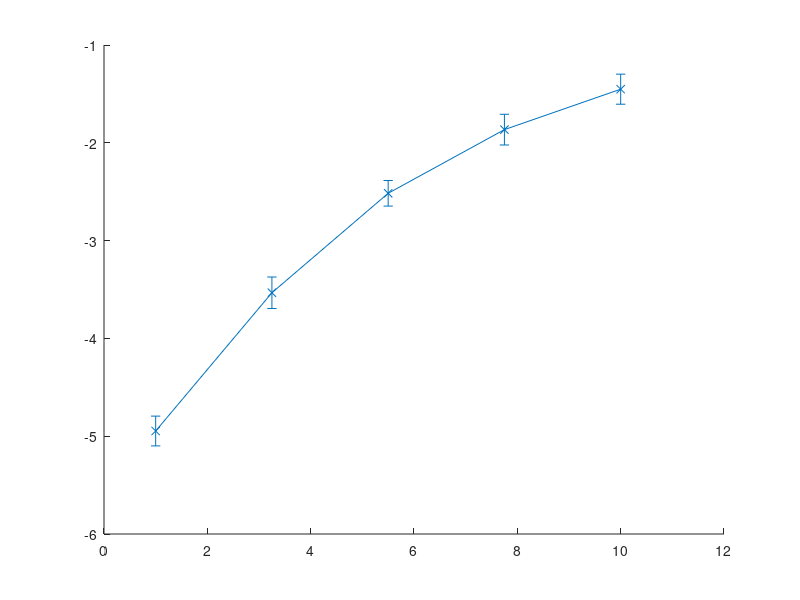

The MATLAB source for this figure: (Note: this script raises an error after producing the figure.)
%code to check QMC with U' term vs calculated ground state for L=3=N,
%julia Uppigsfli.jl -D 1 -L 3 -N 3 --max 2 -l 1 -U 1  --Up 10 --mu .0001 --sweeps 100000 --seed 1 --measurement-frequency 25 --bin-size 10000 --bins-wanted 100 --num-replicas 1 --beta 5.0 --canonical true
%% Theoretical calculated for U' = 10
clc; clear all; close all

% Define the values of U
U_values = linspace(1, 10, 5);
J = 1; W = 10;
% Initialize an array to store the theoretical values
Theoretical_values = zeros(1, length(U_values));

% Calculate the theoretical values for each U
for i = 1:length(U_values)
    U = U_values(i);
    Theoretical_values(i) = real((4*U)/3 - J + W/3 - (3^(1/2)*((J*W - (U*W)/3 + (4*U - 3*J + W)^2/9 + 6*J^2 - U^2 + 3*J*U)/(((18*J^2*U + 6*J^2*W - (4*U - 3*J + W)^3/27 - ((4*U - 3*J + W)*(18*J^2 + 9*J*U + 3*W*J - 3*U^2 - W*U))/6)^2 - (J*W - (U*W)/3 + (4*U - 3*J + W)^2/9 + 6*J^2 - U^2 + 3*J*U)^3)^(1/2) - 18*J^2*U - 6*J^2*W + (4*U - 3*J + W)^3/27 + ((4*U - 3*J + W)*(18*J^2 + 9*J*U + 3*W*J - 3*U^2 - W*U))/6)^(1/3) - (((18*J^2*U + 6*J^2*W - (4*U - 3*J + W)^3/27 - ((4*U - 3*J + W)*(18*J^2 + 9*J*U + 3*W*J - 3*U^2 - W*U))/6)^2 - (J*W - (U*W)/3 + (4*U - 3*J + W)^2/9 + 6*J^2 - U^2 + 3*J*U)^3)^(1/2) - 18*J^2*U - 6*J^2*W + (4*U - 3*J + W)^3/27 + ((4*U - 3*J + W)*(18*J^2 + 9*J*U + 3*W*J - 3*U^2 - W*U))/6)^(1/3))*1i)/2 - (J*W - (U*W)/3 + (4*U - 3*J + W)^2/9 + 6*J^2 - U^2 + 3*J*U)/(2*(((18*J^2*U + 6*J^2*W - (4*U - 3*J + W)^3/27 - ((4*U - 3*J + W)*(18*J^2 + 9*J*U + 3*W*J - 3*U^2 - W*U))/6)^2 - (J*W - (U*W)/3 + (4*U - 3*J + W)^2/9 + 6*J^2 - U^2 + 3*J*U)^3)^(1/2) - 18*J^2*U - 6*J^2*W + (4*U - 3*J + W)^3/27 + ((4*U - 3*J + W)*(18*J^2 + 9*J*U + 3*W*J - 3*U^2 - W*U))/6)^(1/3)) - (((18*J^2*U + 6*J^2*W - (4*U - 3*J + W)^3/27 - ((4*U - 3*J + W)*(18*J^2 + 9*J*U + 3*W*J - 3*U^2 - W*U))/6)^2 - (J*W - (U*W)/3 + (4*U - 3*J + W)^2/9 + 6*J^2 - U^2 + 3*J*U)^3)^(1/2) - 18*J^2*U - 6*J^2*W + (4*U - 3*J + W)^3/27 + ((4*U - 3*J + W)*(18*J^2 + 9*J*U + 3*W*J - 3*U^2 - W*U))/6)^(1/3)/2);
end

% Display the results
disp('U values:');
disp(U_values);
disp('Theoretical values:');
disp(Theoretical_values);

%% Experimental (code) values where U' = 10

%For U = 1
KE1  = [-5.49030000000000040217
-5.71150000000000002132
-5.49580000000000001847
-5.69230000000000035953
-5.60540000000000038227
-5.66690000000000004832
-5.63790000000000013358
-5.56130000000000013216
-5.79079999999999994742
-5.83420000000000005258
-5.54610000000000002984
-5.54250000000000042633
-5.20370000000000043627
-5.82350000000000012079
-5.63889999999999957936
-5.50490000000000012648
-5.72930000000000028137
-5.64149999999999973710
-5.70380000000000020322
-5.51579999999999959215
-5.66450000000000031264
-5.81859999999999999432
-5.71370000000000022311
-5.54150000000000009237
-5.63250000000000028422
-5.52299999999999968736
-5.47280000000000033111
-5.69040000000000034674
-5.68780000000000018900
-5.47189999999999976410
-5.71900000000000030553
-5.58980000000000032401
-5.66929999999999978400
-5.70589999999999974989
-5.68269999999999964047
-5.77379999999999959925
-5.69160000000000021458
-5.65829999999999966320
-5.95629999999999970584
-5.86979999999999968452
-5.44390000000000018332
-5.89710000000000000853
-5.64210000000000011511
-5.39090000000000024727
-5.54959999999999986642
-5.38910000000000000142
-5.27139999999999986358
-5.54300000000000014921
-5.54549999999999965183
-5.64320000000000021600
-5.60780000000000011795
-5.93850000000000033396
-5.54589999999999960778
-5.65120000000000022311
-5.60690000000000043912
-5.73470000000000013074
-5.79300000000000014921
-5.64329999999999998295
-5.96070000000000010942
-5.71520000000000027995
-5.56240000000000023306
-5.69479999999999986215
-5.64879999999999959925
-5.57960000000000011511
-5.67729999999999979110
-5.71780000000000043769
-5.67309999999999980957
-5.64170000000000015916
-5.58980000000000032401
-5.47860000000000013642
-5.49030000000000040217
-5.69380000000000041638
-5.67600000000000015632
-5.43569999999999975415
-5.35550000000000014921
-5.86249999999999982236
-5.37150000000000016342
-5.70169999999999976836
-5.72250000000000014211
-5.44840000000000035385
-5.67389999999999972147
-5.89079999999999959215
-5.49420000000000019469
-5.32469999999999998863
-5.44120000000000025864
-5.69299999999999961631
-5.85810000000000030695
-5.37690000000000001279
-5.56020000000000003126
-5.68649999999999966604
-5.82519999999999971152
-5.82650000000000023448
-5.48460000000000036380
-5.94010000000000015774
-5.62089999999999978542
-5.70589999999999974989
-5.57249999999999978684
-5.68639999999999989910
-5.55499999999999971578
-5.65320000000000000284
];
PE1 = [0.69350000000000000533
0.68549999999999999822
0.70350000000000001421
0.68230000000000001759
0.68400000000000005240
0.69379999999999997229
0.70740000000000002878
0.68179999999999996163
0.67830000000000001403
0.69530000000000002913
0.70299999999999995826
0.67869999999999996998
0.68820000000000003393
0.66010000000000002007
0.67479999999999995541
0.68589999999999995417
0.68969999999999997975
0.67569999999999996732
0.69040000000000001368
0.70040000000000002256
0.66939999999999999503
0.69799999999999995381
0.70079999999999997851
0.66879999999999995008
0.68440000000000000835
0.66369999999999995666
0.64180000000000003713
0.70899999999999996358
0.69159999999999999254
0.66449999999999997957
0.67530000000000001137
0.68569999999999997620
0.69140000000000001457
0.66510000000000002451
0.68179999999999996163
0.68750000000000000000
0.68659999999999998810
0.66910000000000002807
0.69259999999999999343
0.70750000000000001776
0.69879999999999997673
0.68559999999999998721
0.69150000000000000355
0.69930000000000003268
0.68720000000000003304
0.69050000000000000266
0.66730000000000000426
0.68259999999999998455
0.68140000000000000568
0.66479999999999994653
0.65929999999999999716
0.67579999999999995630
0.68600000000000005418
0.69420000000000003926
0.67310000000000003162
0.67559999999999997833
0.69659999999999999698
0.65849999999999997424
0.69299999999999994937
0.67989999999999994884
0.71189999999999997726
0.68030000000000001581
0.66229999999999999982
0.70840000000000002967
0.71799999999999997158
0.70169999999999999041
0.71440000000000003499
0.69550000000000000711
0.67439999999999999947
0.69940000000000002167
0.65029999999999998916
0.67920000000000002593
0.70720000000000005080
0.66910000000000002807
0.69769999999999998685
0.69369999999999998330
0.67369999999999996554
0.67169999999999996376
0.70769999999999999574
0.70320000000000004725
0.66749999999999998224
0.69179999999999997051
0.66139999999999998792
0.66449999999999997957
0.71209999999999995524
0.69559999999999999609
0.71230000000000004423
0.68769999999999997797
0.66890000000000005009
0.69310000000000004938
0.71399999999999996803
0.69710000000000005294
0.67520000000000002238
0.71709999999999995968
0.67479999999999995541
0.68100000000000004974
0.70840000000000002967
0.67030000000000000693
0.65159999999999995701
0.68979999999999996874
];
KE1avg = mean(KE1); 
PE1avg = mean(PE1);
sum1 = KE1avg + PE1avg

%U = 3.25
KE2  = [-5.05330000000000012506
-5.04670000000000040785
-4.97029999999999994031
-5.30520000000000013785
-5.31799999999999961631
-5.31839999999999957225
-5.38060000000000027143
-5.20990000000000019753
-5.22689999999999965752
-5.37349999999999994316
-5.46239999999999970015
-5.31160000000000032117
-5.15810000000000012932
-5.28899999999999970157
-5.05520000000000013785
-5.05520000000000013785
-4.90730000000000021743
-5.05389999999999961489
-5.08549999999999968736
-5.29839999999999999858
-5.08760000000000012221
-5.44749999999999978684
-5.18559999999999998721
-5.22590000000000021174
-4.95749999999999957367
-5.41159999999999996589
-5.39400000000000012790
-5.38949999999999995737
-5.08439999999999958646
-5.16349999999999997868
-5.32249999999999978684
-5.14670000000000005258
-5.04199999999999981526
-5.39280000000000026006
-5.14309999999999956088
-5.38210000000000032827
-5.12129999999999974136
-5.01850000000000040501
-4.94130000000000002558
-5.14109999999999978115
-5.27320000000000010942
-5.40430000000000010374
-5.39759999999999973141
-5.50300000000000011369
-5.18529999999999979821
-5.06920000000000037232
-5.21039999999999992042
-5.16619999999999990337
-5.26229999999999975557
-5.17279999999999962057
-5.28120000000000011653
-5.05560000000000009379
-5.17940000000000022595
-4.92799999999999993605
-5.17780000000000040217
-5.15280000000000004690
-5.24690000000000011937
-5.54199999999999981526
-5.37739999999999973568
-5.43160000000000042775
-5.10419999999999962625
-5.35120000000000040075
-5.22370000000000000995
-5.22959999999999958220
-5.06149999999999966604
-5.36699999999999999289
-5.13680000000000003268
-5.27479999999999993321
-5.11179999999999967741
-5.49669999999999969731
-5.00919999999999987494
-5.11749999999999971578
-5.27479999999999993321
-5.42039999999999988489
-5.02130000000000009663
-5.08710000000000039933
-5.38109999999999999432
-5.02320000000000010942
-5.40409999999999968168
-5.28120000000000011653
-5.00079999999999991189
-4.94160000000000021458
-5.00980000000000025295
-5.13600000000000012079
-5.19629999999999991900
-5.35069999999999978968
-5.13940000000000019043
-5.23939999999999983515
-5.17539999999999977831
-5.28219999999999956231
-5.18489999999999984226
-5.26330000000000008953
-5.35160000000000035669
-5.04159999999999985931
-5.03629999999999977689
-5.04420000000000001705
-5.15969999999999995310
-5.33450000000000024158
-5.33009999999999983800
-5.27029999999999976268
];
PE2 = [1.66789999999999993818
1.59932500000000010765
1.56747499999999995168
1.77580000000000004512
1.68057499999999993001
1.71827499999999999680
1.69877499999999992397
1.64742499999999991722
1.62792500000000006644
1.71697499999999991793
1.72314999999999995950
1.67635000000000000675
1.64775000000000004796
1.58404999999999995808
1.60420000000000007034
1.69682500000000002771
1.57040000000000001812
1.69714999999999993641
1.63539999999999996483
1.67732499999999995488
1.65067499999999989235
1.72379999999999999893
1.69097499999999989484
1.61232500000000000817
1.58762500000000006395
1.74720000000000008633
1.74362499999999998046
1.71047499999999996767
1.67862500000000003375
1.73582499999999995133
1.72055000000000002380
1.65847499999999992149
1.68155000000000010019
1.79465000000000007851
1.66985000000000005649
1.66399999999999992362
1.58762500000000006395
1.62077500000000007674
1.64417499999999994209
1.64644999999999996909
1.73485000000000000320
1.69032500000000007745
1.68544999999999989271
1.66107500000000007923
1.78977499999999989377
1.67244999999999999218
1.70754999999999990123
1.61037499999999988987
1.64677500000000009983
1.66042500000000003979
1.61200000000000009948
1.65424999999999999822
1.64385000000000003340
1.54472499999999990372
1.70137500000000008171
1.66822500000000006892
1.67147500000000004405
1.79042499999999993321
1.61557499999999998330
1.75662500000000010303
1.65392500000000008953
1.77255000000000006999
1.65652500000000002522
1.61427499999999990443
1.67667499999999991545
1.66660000000000008136
1.62467500000000009130
1.75954999999999994742
1.55804999999999993499
1.71567500000000006111
1.56065000000000009273
1.77320000000000010942
1.67472500000000001918
1.73679999999999989946
1.61460000000000003517
1.71177500000000004654
1.69942499999999996341
1.67212500000000008349
1.75597500000000006359
1.62369999999999992113
1.69130000000000002558
1.61785000000000001030
1.66367500000000001492
1.63929999999999997939
1.66367500000000001492
1.79269999999999996021
1.65847499999999992149
1.70104999999999995097
1.64254999999999995453
1.62305000000000010374
1.75272500000000008846
1.70104999999999995097
1.69227499999999997371
1.59282499999999993534
1.62207499999999993356
1.60549999999999992717
1.71340000000000003411
1.78392499999999998295
1.74492500000000005933
1.72347500000000009024
];
KE2avg = mean(KE2);
PE2avg = mean(PE2);
sum2 = KE2avg + PE2avg

%U = 5.5
KE3  = [-4.57029999999999958504
-4.41910000000000025011
-4.29710000000000036380
-4.41730000000000000426
-4.46570000000000000284
-4.55930000000000035243
-4.54629999999999956373
-4.43320000000000025153
-4.45479999999999964899
-4.34839999999999982094
-4.48899999999999987921
-4.33190000000000008384
-4.49990000000000023306
-4.35179999999999989058
-4.64989999999999970015
-4.45300000000000029132
-4.55459999999999975984
-4.45760000000000022879
-4.54570000000000007390
-4.46600000000000019185
-4.55030000000000001137
-4.47320000000000028706
-4.32620000000000004547
-4.54520000000000035101
-4.45549999999999979394
-4.32260000000000044196
-4.45460000000000011511
-4.54370000000000029416
-4.45389999999999997016
-4.34049999999999958078
-4.41830000000000033822
-4.39730000000000043059
-4.39390000000000036096
-4.51199999999999956657
-4.71370000000000022311
-4.28540000000000009805
-4.41410000000000035669
-4.36720000000000041496
-4.46530000000000004690
-4.45920000000000005258
-4.37610000000000010090
-4.45800000000000018474
-4.38849999999999962341
-4.29750000000000031974
-4.40479999999999982663
-4.54429999999999978400
-4.59919999999999973284
-4.33460000000000000853
-4.31709999999999993747
-4.43140000000000000568
-4.46830000000000016058
-4.49849999999999994316
-4.42459999999999986642
-4.33300000000000018474
-4.41140000000000043201
-4.63640000000000007674
-4.26980000000000003979
-4.29000000000000003553
-4.47309999999999963194
-4.52709999999999990195
-4.65730000000000021743
-4.37910000000000021458
-4.46929999999999960636
-4.56820000000000003837
-4.39269999999999960494
-4.66680000000000028137
-4.76320000000000032259
-4.51649999999999973710
-4.40580000000000016058
-4.33450000000000024158
-4.34560000000000012932
-4.54689999999999994174
-4.30999999999999960920
-4.61390000000000011227
-4.32399999999999984368
-4.44050000000000011369
-4.48350000000000026290
-4.27970000000000005969
-4.55869999999999997442
-4.32120000000000015206
-4.49830000000000040927
-4.36589999999999989200
-4.58610000000000006537
-4.59579999999999966320
-4.55879999999999974136
-4.35079999999999955662
-4.54839999999999999858
-4.42079999999999984084
-4.41709999999999958220
-4.30199999999999960210
-4.41990000000000016200
-4.53209999999999979536
-4.44249999999999989342
-4.31630000000000002558
-4.34550000000000036238
-4.51860000000000017195
-4.30320000000000035811
-4.38400000000000034106
-4.24030000000000040217
-4.55989999999999984226
];
PE3 = [1.99924999999999997158
1.84745000000000003659
1.73799999999999998934
1.86284999999999989484
1.93930000000000002380
1.99265000000000003233
1.92169999999999996376
1.98330000000000006288
1.91454999999999997407
1.87494999999999989448
1.94150000000000000355
1.83315000000000005720
1.89585000000000003517
1.87109999999999998543
1.98275000000000001243
1.92005000000000003446
1.98055000000000003268
1.95744999999999991225
1.92995000000000005436
2.03774999999999995026
1.85899999999999998579
1.93490000000000006430
1.86119999999999996554
1.93104999999999993321
1.93379999999999996341
1.86284999999999989484
1.90135000000000009557
1.91179999999999994387
1.91510000000000002451
1.79960000000000008846
1.93874999999999997335
1.94864999999999999325
1.90739999999999998437
1.94480000000000008420
1.99374999999999991118
1.85569999999999990514
1.99265000000000003233
1.97229999999999994209
1.95910000000000006359
1.88319999999999998508
1.91124999999999989342
1.91785000000000005471
1.98439999999999994174
1.98770000000000002238
1.96459999999999990195
2.00804999999999989058
2.03885000000000005116
1.86339999999999994529
1.89585000000000003517
1.98714999999999997193
1.93215000000000003411
1.98110000000000008313
1.90024999999999999467
1.84965000000000001634
1.92225000000000001421
2.16040000000000009805
1.87494999999999989448
1.81554999999999999716
1.97174999999999989164
1.93930000000000002380
1.96019999999999994245
1.82984999999999997655
2.01299999999999990052
1.95415000000000005365
1.88650000000000006573
2.09604999999999996874
2.02125000000000021316
1.89914999999999989377
1.93379999999999996341
1.85349999999999992539
1.90189999999999992397
1.94589999999999996305
1.84194999999999997620
1.99485000000000001208
1.91949999999999998401
1.86614999999999997549
2.07240000000000001990
1.90959999999999996412
1.92280000000000006466
1.91785000000000005471
2.10044999999999992824
1.93985000000000007425
2.11529999999999995808
2.02565000000000017266
1.87549999999999994493
2.01849999999999996092
1.87715000000000009628
2.06305000000000005045
1.91949999999999998401
1.87000000000000010658
1.95029999999999992255
2.01960000000000006182
1.93985000000000007425
1.83590000000000008740
1.89254999999999995453
1.96900000000000008349
1.81390000000000006786
1.78970000000000006857
1.87935000000000007603
1.87989999999999990443
];
KE3avg = mean(KE3);
PE3avg = mean(PE3);
sum3 = KE3avg + PE3avg

%U = 7.75
KE4  = [-3.64060000000000005826
-3.77280000000000015348
-3.50289999999999990266
-3.64789999999999992042
-3.65240000000000009095
-3.65519999999999978257
-3.58009999999999983800
-3.62409999999999987708
-3.90609999999999990550
-3.40720000000000000639
-3.58130000000000014992
-3.67490000000000005542
-3.59960000000000013287
-3.78569999999999984297
-3.64639999999999986358
-3.85559999999999991616
-3.62900000000000000355
-3.72449999999999992184
-3.52999999999999980460
-3.55920000000000014140
-3.84350000000000013856
-3.58400000000000007461
-3.77970000000000005969
-3.68529999999999979821
-3.38669999999999982165
-3.70380000000000020322
-3.71119999999999983231
-3.52070000000000016271
-3.61180000000000012150
-3.60259999999999980247
-3.73579999999999978755
-3.46309999999999984510
-3.71709999999999984865
-3.68389999999999995239
-3.77369999999999983231
-3.67620000000000013429
-3.47460000000000013287
-3.73769999999999980034
-3.68909999999999982379
-4.03409999999999957510
-3.51189999999999979963
-3.74350000000000004974
-3.56269999999999997797
-3.53359999999999985221
-3.64429999999999987281
-3.70840000000000014069
-3.44680000000000008598
-3.62250000000000005329
-3.48609999999999997655
-3.69890000000000007674
-3.73159999999999980602
-3.56280000000000018900
-3.69930000000000003268
-3.40160000000000017906
-3.66460000000000007958
-3.76140000000000007674
-3.46340000000000003411
-3.54919999999999991047
-3.69910000000000005471
-3.89570000000000016271
-3.33530000000000015348
-3.51299999999999990052
-3.61710000000000020393
-3.53129999999999988347
-3.59509999999999996234
-3.59390000000000009450
-3.75519999999999987139
-3.65289999999999981384
-3.71910000000000007248
-3.56020000000000003126
-3.60029999999999983373
-3.84500000000000019540
-3.50170000000000003482
-3.37559999999999993392
-3.55339999999999989200
-3.61810000000000009379
-3.55569999999999986073
-3.82180000000000008598
-3.70259999999999989129
-3.49080000000000012506
-3.62559999999999993392
-3.50450000000000017053
-3.67419999999999991047
-3.67320000000000002061
-3.62550000000000016698
-3.43780000000000018900
-3.63969999999999993534
-3.52199999999999979750
-3.70679999999999987281
-3.65580000000000016058
-3.39420000000000010587
-3.55670000000000019469
-3.49889999999999989910
-3.49129999999999984794
-3.46830000000000016058
-3.64349999999999996092
-3.76569999999999982521
-3.52760000000000006892
-3.54249999999999998224
-3.51290000000000013358
];
PE4 = [1.66005000000000002558
2.03204999999999991189
1.61975000000000002309
1.85767499999999996518
1.85224999999999995204
1.80962500000000003908
1.74917499999999992433
1.73910000000000009024
1.93362499999999992717
1.59959999999999991083
1.80729999999999990656
1.76622499999999993392
1.86077500000000006786
1.84837500000000010125
1.71740000000000003766
1.81659999999999999254
1.80109999999999992326
1.75227500000000002700
1.68330000000000001847
1.66159999999999996589
1.88247499999999989839
1.84837500000000010125
1.92122499999999996056
1.81582500000000002238
1.65074999999999993960
1.71197500000000002451
1.83597499999999991260
1.77397500000000007958
1.70887499999999992184
1.77164999999999994706
1.80187499999999989342
1.67322499999999996234
1.81427500000000008207
1.81117499999999997939
1.85922499999999990550
1.90107500000000007034
1.69880000000000008775
1.88945000000000007390
1.72127500000000011049
1.93595000000000005969
1.61355000000000003979
1.76079999999999992077
1.83132500000000009166
1.66779999999999994920
1.74219999999999997087
1.78869999999999995666
1.55852499999999993818
1.70500000000000007105
1.72592499999999993143
1.81194999999999994955
1.72592499999999993143
1.83210000000000006182
1.85147499999999998188
1.56162500000000004086
1.69337500000000007461
1.83830000000000004512
1.65694999999999992291
1.74219999999999997087
1.69027499999999997193
1.82745000000000001883
1.68097500000000010800
1.72437499999999999112
1.72669999999999990159
1.59184999999999998721
1.74219999999999997087
1.67710000000000003517
1.89409999999999989484
1.74994999999999989448
1.73367500000000007709
1.75072500000000008669
1.71197500000000002451
1.86155000000000003801
1.69337500000000007461
1.72282500000000005080
1.75770000000000004015
1.79954999999999998295
1.77629999999999999005
1.85070000000000001172
1.66159999999999996589
1.64919999999999999929
1.82977499999999992930
1.74530000000000007354
1.74839999999999995417
1.77862499999999990052
1.64145000000000007567
1.73677499999999995772
1.79102500000000008917
1.72980000000000000426
1.78637500000000004619
1.79877500000000001279
1.55154999999999998472
1.62749999999999994671
1.62207499999999993356
1.70189999999999996838
1.85070000000000001172
1.84062499999999995559
1.80497499999999999609
1.67864999999999997549
1.82745000000000001883
1.58099999999999996092
];
KE4avg = mean(KE4);
PE4avg = mean(PE4);
sum4 = KE4avg + PE4avg

%U = 10
KE5  = [-2.79050000000000020250
-2.85499999999999998224
-2.83429999999999981952
-2.87080000000000001847
-2.86030000000000006466
-3.10389999999999988134
-2.96580000000000021387
-2.90859999999999985221
-3.09100000000000019185
-2.92090000000000005187
-2.99089999999999989200
-2.95100000000000006750
-3.04389999999999982805
-2.91380000000000016769
-2.78250000000000019540
-3.19229999999999991545
-2.86529999999999995808
-3.04870000000000018758
-2.94300000000000006040
-2.90399999999999991473
-2.81490000000000017977
-2.86859999999999981668
-2.93210000000000015064
-2.96879999999999988347
-2.86799999999999988276
-2.88540000000000018687
-2.97659999999999991260
-2.86580000000000012506
-2.86249999999999982236
-2.77610000000000001208
-2.95460000000000011511
-2.98839999999999994529
-2.91559999999999996945
-3.00729999999999986215
-2.85190000000000010161
-2.76520000000000010232
-2.99000000000000021316
-2.70869999999999988560
-3.13710000000000022169
-3.07370000000000009877
-3.03040000000000020464
-2.85389999999999988134
-2.96899999999999986144
-2.84419999999999983942
-2.84039999999999981384
-3.11459999999999981313
-2.83510000000000017550
-2.95529999999999981597
-3.06510000000000015774
-2.93809999999999993392
-3.17779999999999995808
-2.98839999999999994529
-3.02130000000000009663
-3.04829999999999978755
-3.10559999999999991616
-2.93420000000000014140
-2.78310000000000012932
-3.07739999999999991331
-2.81639999999999979252
-2.91599999999999992539
-2.89020000000000010232
-3.23780000000000001137
-2.95949999999999979750
-3.09089999999999998082
-3.07419999999999982165
-2.94790000000000018687
-2.69079999999999985860
-2.85979999999999989768
-2.96839999999999992752
-2.79240000000000021529
-3.01330000000000008953
-3.06130000000000013216
-3.07089999999999996305
-2.85369999999999990337
-2.94439999999999990621
-2.87659999999999982379
-2.90640000000000009450
-3.23729999999999984439
-2.78679999999999994387
-2.89599999999999990763
-2.73189999999999999503
-3.01630000000000020322
-2.74259999999999992681
-3.06990000000000007319
-2.85720000000000018403
-2.96090000000000008740
-2.95820000000000016271
-3.14340000000000019398
-2.91679999999999983729
-2.94530000000000002913
-3.01869999999999993889
-3.00570000000000003837
-2.92569999999999996732
-2.88050000000000006040
-3.05279999999999995808
-3.16290000000000004476
-2.99580000000000001847
-2.93650000000000011013
-2.75340000000000006963
-3.05909999999999993037
];
PE5 = [1.36299999999999998934
1.48500000000000009770
1.53699999999999992184
1.35099999999999997868
1.41100000000000003197
1.53000000000000002665
1.57899999999999995914
1.53899999999999992362
1.45900000000000007461
1.34899999999999997691
1.52000000000000001776
1.48700000000000009948
1.66500000000000003553
1.42599999999999993427
1.47500000000000008882
1.76000000000000000888
1.56699999999999994849
1.41700000000000003730
1.40700000000000002842
1.51600000000000001421
1.32200000000000006395
1.39399999999999990585
1.33800000000000007816
1.47199999999999997513
1.40100000000000002309
1.48199999999999998401
1.55600000000000004974
1.52499999999999991118
1.42300000000000004263
1.35800000000000009592
1.55000000000000004441
1.52000000000000001776
1.54000000000000003553
1.71199999999999996625
1.37599999999999988987
1.42100000000000004086
1.56000000000000005329
1.33899999999999996803
1.66700000000000003730
1.44799999999999995381
1.51200000000000001066
1.39799999999999990941
1.57600000000000006750
1.35800000000000009592
1.40300000000000002487
1.53099999999999991651
1.47199999999999997513
1.42999999999999993783
1.53499999999999992006
1.49100000000000010303
1.66199999999999992184
1.48599999999999998757
1.48199999999999998401
1.47599999999999997868
1.62099999999999999645
1.54000000000000003553
1.44999999999999995559
1.60800000000000009592
1.36499999999999999112
1.49199999999999999289
1.45799999999999996270
1.59000000000000007994
1.59400000000000008349
1.54299999999999992717
1.46700000000000008171
1.44100000000000005862
1.39500000000000001776
1.39999999999999991118
1.48700000000000009948
1.30099999999999993427
1.51499999999999990230
1.55800000000000005151
1.57000000000000006217
1.49900000000000011013
1.65700000000000002842
1.34899999999999997691
1.42700000000000004619
1.77200000000000001954
1.43300000000000005151
1.49900000000000011013
1.38999999999999990230
1.60299999999999998046
1.39900000000000002132
1.57800000000000006928
1.46300000000000007816
1.47500000000000008882
1.59400000000000008349
1.71700000000000008171
1.49399999999999999467
1.49799999999999999822
1.61699999999999999289
1.52499999999999991118
1.39500000000000001776
1.45399999999999995914
1.57699999999999995737
1.62799999999999989164
1.49300000000000010481
1.59499999999999997335
1.43300000000000005151
1.46300000000000007816
];
KE5avg = mean(KE5);
PE5avg = mean(PE5);
sum5 = KE5avg + PE5avg

sum_values = [sum1, sum2, sum3, sum4, sum5]; % replace with actual sum values

%Find standard deiation which will be used as error bars
KE1std = std(KE1);
KE2std = std(KE2);
KE3std = std(KE3);
KE4std = std(KE4);
KE5std = std(KE5);

PE1std = std(PE1);
PE2std = std(PE2);
PE3std = std(PE3);
PE4std = std(PE4);
PE5std = std(PE5);

totalstd1 = sqrt(KE1std^2 + PE1std^2);
totalstd2 = sqrt(KE2std^2 + PE2std^2);
totalstd3 = sqrt(KE3std^2 + PE3std^2);
totalstd4 = sqrt(KE4std^2 + PE4std^2);
totalstd5 = sqrt(KE5std^2 + PE5std^2);
totalstd = [totalstd1, totalstd2, totalstd3, totalstd4, totalstd5];

%% Plotting the results
figure;
errorbar(U_values, sum_values, totalstd, 'x-', 'DisplayName', 'QMC Values','LineWidth', 1);
hold on;
plot(U_values, Theoretical_values, 'o', 'DisplayName', 'Theoretical Values','LineWidth', 2);
hold on;
xlabel('U/J');
ylabel('Energy');
title('Comparison of Theoretical and QMC Values for L=N=3,U'' = 10, beta = 5');
legend('Location', 'southeast'); % Set the legend location to bottom right


%% Test U' = 1000 QMC  vs the 2x2 nmax = 2 theoretical case

% Theoretical calculated for nmax = 2
clc; clear all; close all
% Define the values of U
U_values = [0,linspace(1, 10, 5)];
J = 1;
% Initialize an array to store the theoretical values
Theoretical_values = zeros(1, length(U_values));

% Calculate the theoretical values for each U
for i = 1:length(U_values)
    U = U_values(i);
    Theoretical_values(i) = real( U/2 - (3*J)/2 - (57*J^2 - 6*J*U + U^2)^(1/2)/2);
end

% Display the results
disp('U values:');
disp(U_values);
disp('Theoretical values:');
disp(Theoretical_values);

%Experimental (code) values where U' = 1000
%For U = 0
KE0  = [-5.30170000000000030127
-5.15909999999999957510
-5.29380000000000006111
-5.33499999999999996447
-5.14789999999999992042
-5.22689999999999965752
-5.24549999999999982947
-5.26579999999999959215
-5.33769999999999988916
-5.32610000000000027853
-5.26250000000000017764
-5.22240000000000037517
-5.21309999999999984510
-5.38879999999999981242
-5.42020000000000035101
-5.25020000000000042206
-5.24629999999999974136
-5.37539999999999995595
-5.11580000000000012506
-5.32249999999999978684
-5.11129999999999995453
-5.47039999999999970726
-5.22100000000000008527
-5.12319999999999975415
-5.20180000000000042348
-5.36660000000000003695
-5.26069999999999993179
-5.24479999999999968452
-5.21499999999999985789
-5.14689999999999958646
-5.41779999999999972715
-5.18130000000000023874
-5.25250000000000039080
-5.32260000000000044196
-5.25000000000000000000
-5.23500000000000031974
-5.33889999999999975699
-5.12289999999999956515
-5.54849999999999976552
-5.22440000000000015490
-5.27550000000000007816
-5.03340000000000031832
-5.37260000000000026432
-5.35449999999999981526
-5.28659999999999996589
-5.14440000000000008384
-5.52259999999999973141
-5.28629999999999977689
-5.38759999999999994458
-5.23449999999999970868
-5.19869999999999965468
-5.08619999999999983231
-5.34909999999999996589
-5.23979999999999979110
-5.26149999999999984368
-5.12370000000000036522
-5.40749999999999975131
-5.24009999999999998010
-5.08629999999999959925
-5.14299999999999979394
-5.18440000000000011937
-5.09759999999999990905
-5.24739999999999984226
-5.38619999999999965468
-5.09790000000000009805
-5.40960000000000018616
-5.22159999999999957510
-5.35799999999999965183
-5.27259999999999973141
-5.40109999999999956799
-5.20279999999999986926
-5.40470000000000005969
-5.08199999999999985079
-5.38130000000000041638
-5.38100000000000022737
-5.25769999999999981810
-5.12509999999999976694
-5.26550000000000029132
-5.30090000000000038938
-5.23460000000000036380
-5.32490000000000041069
-5.20559999999999956088
-5.59090000000000042490
-5.67079999999999984084
-5.32570000000000032259
-5.15259999999999962483
-5.28929999999999989058
-5.26100000000000012079
-5.32359999999999988773
-5.39540000000000041780
-5.05860000000000020748
-5.40719999999999956231
-5.30109999999999992326
-5.39449999999999985079
-5.22550000000000025580
-5.29019999999999956941
-5.23730000000000028848
-5.28390000000000004121
-5.32430000000000003268
-5.35390000000000032543
];
PE0 = [0];
KE0avg = mean(KE0); 
PE0avg = mean(PE0);
sum0 = KE0avg + PE0avg

%For U = 1
KE1  = [-5.11669999999999980389
-5.01360000000000027853
-5.13089999999999957225
-5.20720000000000027285
-5.20779999999999976268
-5.38510000000000044196
-5.19029999999999969162
-5.22879999999999967031
-5.14339999999999974989
-5.29959999999999986642
-5.33859999999999956799
-5.09459999999999979536
-5.12260000000000026432
-5.36169999999999991047
-5.18379999999999974136
-5.31749999999999989342
-5.11530000000000040217
-5.19010000000000015774
-5.22090000000000031832
-5.16319999999999978968
-5.05489999999999994884
-5.41249999999999964473
-4.99420000000000019469
-5.22459999999999968878
-5.31690000000000040359
-5.28460000000000018616
-5.18630000000000013216
-5.18210000000000015064
-5.28139999999999965041
-5.08279999999999976268
-5.35860000000000002984
-5.12319999999999975415
-5.16760000000000019327
-5.22229999999999972005
-5.28239999999999998437
-5.23780000000000001137
-5.12589999999999967883
-5.39559999999999995168
-5.16319999999999978968
-5.08969999999999966889
-5.32160000000000010800
-5.22679999999999989058
-5.30470000000000041496
-5.14920000000000044338
-5.17799999999999993605
-5.20619999999999993889
-5.27899999999999991473
-5.28409999999999957510
-5.23529999999999962057
-5.28749999999999964473
-5.33279999999999976268
-5.33140000000000036096
-5.05560000000000009379
-5.12990000000000012648
-5.05370000000000008100
-5.18900000000000005684
-5.15650000000000030553
-5.18780000000000018900
-5.29860000000000042064
-5.30060000000000020037
-5.41420000000000012363
-5.26280000000000036664
-5.23690000000000033253
-5.29980000000000028848
-5.18250000000000010658
-5.25509999999999966036
-5.30379999999999984794
-5.39259999999999983800
-5.34539999999999970726
-5.27569999999999961204
-5.26499999999999968026
-5.09480000000000021743
-5.34280000000000043769
-5.21659999999999968168
-5.20220000000000037943
-5.16769999999999996021
-5.15629999999999988347
-5.29969999999999963336
-5.34079999999999976978
-5.19969999999999998863
-5.45260000000000033538
-5.11800000000000032685
-5.35219999999999984652
-5.32559999999999966747
-5.27620000000000022311
-5.23550000000000004263
-5.25220000000000020179
-5.30370000000000008100
-5.19430000000000013927
-5.22240000000000037517
-5.38879999999999981242
-5.25910000000000010800
-5.20790000000000041780
-5.27529999999999965610
-5.25370000000000025864
-5.29290000000000038227
-5.30339999999999989200
-5.33940000000000036806
-5.30590000000000028280
-5.30909999999999993037
];
PE1 = [0.63160000000000005027
0.64219999999999999307
0.65110000000000001208
0.63370000000000004103
0.62860000000000004761
0.63209999999999999520
0.63290000000000001812
0.64929999999999998828
0.63870000000000004547
0.64770000000000005347
0.62199999999999999734
0.65359999999999995879
0.62670000000000003482
0.64480000000000003979
0.63709999999999999964
0.61770000000000002682
0.63249999999999995115
0.63400000000000000799
0.63060000000000004938
0.64000000000000001332
0.64310000000000000497
0.62419999999999997708
0.62949999999999994849
0.64639999999999997460
0.64059999999999994724
0.64129999999999998117
0.64980000000000004423
0.62580000000000002292
0.64270000000000004903
0.63070000000000003837
0.64510000000000000675
0.63780000000000003357
0.63509999999999999787
0.65600000000000002753
0.63119999999999998330
0.63609999999999999876
0.65229999999999999094
0.64390000000000002789
0.63460000000000005294
0.60960000000000003073
0.64970000000000005524
0.63980000000000003535
0.62860000000000004761
0.65380000000000004778
0.64249999999999996003
0.63590000000000002078
0.63859999999999994547
0.63680000000000003268
0.64359999999999994991
0.66339999999999998970
0.61990000000000000657
0.63939999999999996838
0.63039999999999996039
0.64670000000000005258
0.61790000000000000480
0.63519999999999998685
0.65090000000000003411
0.63239999999999996216
0.63859999999999994547
0.63829999999999997851
0.63280000000000002913
0.64580000000000004068
0.64529999999999998472
0.65120000000000000107
0.64139999999999997016
0.64480000000000003979
0.62270000000000003126
0.64849999999999996536
0.64180000000000003713
0.64529999999999998472
0.64110000000000000320
0.63490000000000001990
0.63580000000000003180
0.64870000000000005436
0.63739999999999996660
0.63590000000000002078
0.65049999999999996714
0.64359999999999994991
0.64870000000000005436
0.64149999999999995914
0.63829999999999997851
0.62609999999999998987
0.63990000000000002434
0.62829999999999996962
0.64670000000000005258
0.63580000000000003180
0.64739999999999997549
0.64729999999999998650
0.63700000000000001066
0.64429999999999998384
0.65280000000000004690
0.64870000000000005436
0.63319999999999998508
0.65049999999999996714
0.63849999999999995648
0.64270000000000004903
0.63590000000000002078
0.63460000000000005294
0.64549999999999996270
0.62800000000000000266
];
KE1avg = mean(KE1); 
PE1avg = mean(PE1);
sum1 = KE1avg + PE1avg

%U = 3.25
KE2  = [-4.90259999999999962483
-4.85869999999999979678
-5.04380000000000006111
-4.94979999999999975557
-4.73759999999999958931
-5.07150000000000034106
-4.86050000000000004263
-4.95049999999999990052
-4.87380000000000013216
-5.01850000000000040501
-4.89160000000000039222
-5.00619999999999976126
-5.04330000000000033822
-4.98099999999999987210
-4.92149999999999998579
-4.93599999999999994316
-4.85890000000000021885
-4.87289999999999956515
-4.84419999999999983942
-4.89789999999999992042
-4.95120000000000004547
-4.80400000000000027001
-4.95669999999999966178
-4.76930000000000031690
-4.83980000000000032401
-5.10879999999999956373
-4.93890000000000028990
-4.83319999999999971863
-4.89369999999999993889
-4.97470000000000034390
-5.08560000000000034248
-4.78139999999999965041
-5.03300000000000036238
-5.08410000000000028564
-4.89409999999999989484
-4.96250000000000035527
-4.84379999999999988347
-4.77010000000000022879
-4.95999999999999996447
-4.84360000000000034959
-4.90470000000000005969
-4.80689999999999972857
-4.96340000000000003411
-4.90409999999999968168
-4.92539999999999977831
-5.00330000000000030269
-4.82490000000000041069
-4.78450000000000041922
-4.94460000000000032827
-5.00440000000000040359
-4.92199999999999970868
-4.89130000000000020322
-4.85050000000000025580
-4.90719999999999956231
-4.73329999999999984084
-5.00549999999999961631
-4.94280000000000008242
-4.84440000000000026148
-4.82540000000000013358
-5.01890000000000036096
-4.76590000000000024727
-4.95669999999999966178
-4.98409999999999975273
-4.87830000000000030269
-4.82779999999999986926
-4.92210000000000036380
-4.94099999999999983658
-4.92330000000000023164
-4.92879999999999984794
-4.92820000000000035811
-5.04009999999999980247
-4.85160000000000035669
-4.93430000000000035243
-4.91809999999999991616
-5.03490000000000037517
-4.88579999999999969873
-4.77580000000000026716
-4.70040000000000013358
-5.00440000000000040359
-4.97689999999999965752
-4.97569999999999978968
-4.98460000000000036380
-4.84090000000000042490
-4.90200000000000013500
-4.83330000000000037375
-4.78880000000000016769
-4.92689999999999983515
-4.90760000000000040643
-4.90050000000000007816
-4.90460000000000029274
-4.85609999999999963904
-4.81210000000000004405
-4.99239999999999994884
-4.92389999999999972147
-4.93839999999999967883
-4.99819999999999975415
-4.77859999999999995879
-4.78800000000000025580
-4.75250000000000039080
-4.91859999999999963904
];
PE2 = [1.53757499999999991402
1.56552500000000005542
1.57364999999999999325
1.60159999999999991260
1.52912500000000006750
1.58307500000000000995
1.56780000000000008242
1.51872500000000010267
1.56747499999999995168
1.55220000000000002416
1.55544999999999999929
1.56844999999999989981
1.62824999999999997513
1.61687500000000006217
1.56942500000000006999
1.59250000000000002665
1.58600000000000007638
1.61947499999999999787
1.56097500000000000142
1.60614999999999996660
1.57885000000000008669
1.55154999999999998472
1.59412500000000001421
1.57820000000000004725
1.51027500000000003411
1.59315000000000006608
1.57982500000000003482
1.59022499999999999964
1.53659999999999996589
1.61102499999999992930
1.55285000000000006359
1.54895000000000004903
1.59509999999999996234
1.59640000000000004121
1.55512500000000009059
1.58079999999999998295
1.55675000000000007816
1.57430000000000003268
1.50865000000000004654
1.55382500000000001172
1.56584999999999996412
1.56390000000000006786
1.58469999999999999751
1.57397499999999990195
1.57592500000000002025
1.63020000000000009344
1.52912500000000006750
1.53530000000000010907
1.58339999999999991864
1.58502499999999990621
1.61102499999999992930
1.55089999999999994529
1.61817499999999991900
1.56844999999999989981
1.55739999999999989555
1.55707499999999998685
1.62369999999999992113
1.51905000000000001137
1.52912500000000006750
1.58860000000000001208
1.52457500000000001350
1.57430000000000003268
1.60159999999999991260
1.48817500000000002558
1.59834999999999993747
1.64840000000000008740
1.55285000000000006359
1.57527499999999998082
1.61947499999999999787
1.51255000000000006111
1.62434999999999996056
1.52977500000000010694
1.60517500000000001847
1.62532499999999990870
1.60030000000000005578
1.61785000000000001030
1.55739999999999989555
1.53204999999999991189
1.56325000000000002842
1.55544999999999999929
1.57787499999999991651
1.62630000000000007887
1.56715000000000004299
1.53887499999999999289
1.58990000000000009095
1.54862499999999991829
1.59640000000000004121
1.52847500000000002807
1.56519999999999992468
1.59769999999999989804
1.56650000000000000355
1.56877500000000003055
1.52944999999999997620
1.58697500000000002451
1.57202500000000000568
1.59509999999999996234
1.50052500000000010871
1.55902500000000010516
1.59705000000000008065
1.56812499999999999112
];
KE2avg = mean(KE2);
PE2avg = mean(PE2);
sum2 = KE2avg + PE2avg

%U = 5.5
KE3  = [-3.93699999999999983302
-4.19749999999999978684
-4.29370000000000029416
-4.42830000000000012506
-4.30400000000000027001
-4.27430000000000021032
-4.17279999999999962057
-4.20239999999999991331
-4.32050000000000000711
-4.24369999999999958362
-4.43029999999999990479
-4.37450000000000027711
-4.33349999999999990763
-4.18660000000000032117
-4.15150000000000041211
-4.33689999999999997726
-4.16329999999999955662
-4.22440000000000015490
-4.17649999999999987921
-4.42250000000000031974
-4.11739999999999994884
-4.21950000000000002842
-4.31609999999999960352
-4.30850000000000044054
-4.16340000000000021174
-4.26839999999999974989
-4.35480000000000000426
-4.07029999999999958504
-4.29830000000000023164
-4.22470000000000034390
-4.39309999999999956088
-4.44050000000000011369
-4.33530000000000015348
-4.36639999999999961489
-4.17790000000000016911
-4.10630000000000006111
-4.10329999999999994742
-4.09170000000000033680
-4.21820000000000039364
-4.22649999999999970157
-4.29900000000000037659
-4.12000000000000010658
-4.31989999999999962910
-4.24770000000000003126
-4.39250000000000007105
-4.41319999999999978968
-4.39409999999999989484
-4.33110000000000017195
-4.01480000000000014637
-4.26550000000000029132
-4.37349999999999994316
-4.30499999999999971578
-4.36709999999999975984
-4.17429999999999967741
-4.35839999999999960778
-4.18639999999999989910
-4.22919999999999962625
-4.25769999999999981810
-4.37650000000000005684
-4.11720000000000041496
-4.20720000000000027285
-4.26349999999999962341
-4.26480000000000014637
-4.16190000000000015490
-4.26600000000000001421
-4.32680000000000042348
-4.35949999999999970868
-4.33999999999999985789
-4.33450000000000024158
-4.32669999999999976836
-4.27240000000000019753
-4.50000000000000000000
-4.36650000000000027001
-4.38740000000000041069
-4.36479999999999979110
-4.33140000000000036096
-4.19350000000000022737
-4.14850000000000029843
-4.39850000000000029843
-4.26440000000000019043
-4.20629999999999970584
-4.14449999999999985079
-4.22599999999999997868
-4.34550000000000036238
-4.41439999999999965752
-4.18430000000000035243
-4.07040000000000024016
-4.15099999999999980105
-4.11950000000000038369
-4.05649999999999977263
-4.19930000000000003268
-4.07760000000000033538
-4.17729999999999979110
-4.47440000000000015490
-4.41429999999999989058
-4.38030000000000008242
-4.31479999999999996874
-4.08800000000000007816
-4.17550000000000043343
-4.16450000000000031264
];
PE3 = [1.67914999999999992042
1.88155000000000005578
1.87660000000000004583
1.89034999999999997478
1.93985000000000007425
1.82050000000000000711
1.74405000000000010019
1.75504999999999999893
1.85129999999999994564
1.85569999999999990514
1.79079999999999994742
1.84359999999999990550
1.87494999999999989448
1.82875000000000009770
1.73029999999999994920
1.79410000000000002807
1.78970000000000006857
1.79410000000000002807
1.78364999999999995772
1.95140000000000002345
1.79245000000000009877
1.78859999999999996767
1.87440000000000006608
1.83810000000000006715
1.79134999999999999787
1.82545000000000001705
1.83095000000000007745
1.80344999999999999751
1.84854999999999991545
1.84139999999999992575
1.87549999999999994493
1.83479999999999998650
1.88925000000000009592
1.82160000000000010800
1.86670000000000002593
1.77760000000000006892
1.78144999999999997797
1.78200000000000002842
1.78695000000000003837
1.72094999999999997975
1.83535000000000003695
1.82764999999999999680
1.84965000000000001634
1.77594999999999991758
1.92555000000000009486
1.85899999999999998579
1.90795000000000003482
1.78420000000000000817
1.71599999999999996980
1.80564999999999997726
1.86779999999999990479
1.88595000000000001528
1.84250000000000002665
1.75009999999999998899
1.87054999999999993499
1.94150000000000000355
1.85624999999999995559
1.77154999999999995808
1.95415000000000005365
1.70500000000000007105
1.80400000000000004796
1.82709999999999994635
1.85844999999999993534
1.78475000000000005862
1.79245000000000009877
1.82820000000000004725
1.89805000000000001492
1.82214999999999993641
1.86505000000000009663
1.89969999999999994422
1.86505000000000009663
1.90850000000000008527
1.84909999999999996589
1.85184999999999999609
1.84909999999999996589
1.81939999999999990621
1.80840000000000000746
1.79574999999999995737
1.90355000000000007532
1.90464999999999995417
1.72589999999999998970
1.74679999999999990834
1.78639999999999998792
1.76330000000000008953
1.77265000000000005898
1.79574999999999995737
1.63680000000000003268
1.73304999999999997939
1.85020000000000006679
1.81885000000000007780
1.81719999999999992646
1.83479999999999998650
1.73524999999999995914
1.84139999999999992575
1.92555000000000009486
1.86559999999999992504
1.88539999999999996483
1.76770000000000004903
1.80564999999999997726
1.82875000000000009770
];
KE3avg = mean(KE3);
PE3avg = mean(PE3);
sum3 = KE3avg + PE3avg

%U = 7.75
KE4  = [-3.23439999999999994174
-3.43730000000000002203
-3.58429999999999981952
-3.38920000000000021245
-3.60809999999999986287
-3.32759999999999989129
-3.53880000000000016769
-3.38649999999999984368
-3.38479999999999980886
-3.45109999999999983444
-3.32270000000000020890
-3.60789999999999988489
-3.66630000000000011440
-3.57319999999999993179
-3.38899999999999979039
-3.63839999999999985647
-3.47699999999999986855
-3.60099999999999997868
-3.75919999999999987494
-3.36089999999999999858
-3.59940000000000015490
-3.63779999999999992255
-3.56130000000000013216
-3.64610000000000011866
-3.68480000000000007532
-3.59870000000000000995
-3.45769999999999999574
-3.55430000000000001492
-3.67300000000000004263
-3.53980000000000005755
-3.40779999999999994031
-3.51100000000000012079
-3.60780000000000011795
-3.51960000000000006182
-3.65790000000000015135
-3.47310000000000007603
-3.42169999999999996376
-3.53140000000000009450
-3.50190000000000001279
-3.31230000000000002203
-3.36509999999999998010
-3.41049999999999986500
-3.53379999999999983018
-3.39880000000000004334
-3.37599999999999988987
-3.57960000000000011511
-3.82209999999999983089
-3.56510000000000015774
-3.60910000000000019682
-3.72089999999999987423
-3.53759999999999985576
-3.65379999999999993676
-3.53379999999999983018
-3.47380000000000022098
-3.46150000000000002132
-3.54039999999999999147
-3.39769999999999994245
-3.55839999999999978542
-3.47580000000000000071
-3.31619999999999981455
-3.43570000000000019824
-3.55540000000000011582
-3.63549999999999995381
-3.31239999999999978897
-3.42379999999999995453
-3.72670000000000012363
-3.51319999999999987850
-3.58559999999999989839
-3.48179999999999978400
-3.62329999999999996518
-3.59010000000000006892
-3.27240000000000019753
-3.59870000000000000995
-3.48700000000000009948
-3.52939999999999987068
-3.77570000000000005613
-3.62539999999999995595
-3.56289999999999995595
-3.58049999999999979394
-3.63039999999999984936
-3.57779999999999986926
-3.50689999999999990621
-3.39049999999999984723
-3.58849999999999980105
-3.38680000000000003268
-3.34640000000000004121
-3.56570000000000009166
-3.55739999999999989555
-3.45279999999999986926
-3.52490000000000014424
-3.34859999999999979892
-3.37749999999999994671
-3.85150000000000014566
-3.39990000000000014424
-3.53140000000000009450
-3.61960000000000015064
-3.58959999999999990195
-3.57810000000000005826
-3.39650000000000007461
-3.47509999999999985576
];
PE4 = [1.58099999999999996092
1.59417499999999989768
1.60037500000000010303
1.59650000000000003020
1.73832499999999989804
1.65694999999999992291
1.61897500000000005294
1.57170000000000009699
1.62440000000000006608
1.75227500000000002700
1.62362500000000009592
1.65462500000000001243
1.74530000000000007354
1.75615000000000009983
1.58875000000000010658
1.67632500000000006501
1.66314999999999990621
1.67012500000000008171
1.83519999999999994245
1.52519999999999988916
1.73987500000000006040
1.63757500000000000284
1.70112499999999999822
1.75304999999999999716
1.62517500000000003624
1.77629999999999999005
1.60657500000000008633
1.80187499999999989342
1.81582500000000002238
1.72747500000000009379
1.67090000000000005187
1.62129999999999996341
1.82434999999999991616
1.70655000000000001137
1.71740000000000003766
1.70887499999999992184
1.60115000000000007319
1.68097500000000010800
1.71429999999999993499
1.61820000000000008278
1.65307500000000007212
1.70887499999999992184
1.70655000000000001137
1.58642499999999997407
1.58875000000000010658
1.75615000000000009983
1.87162500000000009415
1.71352499999999996483
1.72669999999999990159
1.80574999999999996625
1.66005000000000002558
1.84682499999999993889
1.73677499999999995772
1.70189999999999996838
1.77862499999999990052
1.70035000000000002807
1.64454999999999995630
1.73754999999999992788
1.67012500000000008171
1.59107500000000001705
1.63757500000000000284
1.69802499999999989555
1.74607500000000004370
1.55232499999999995488
1.69104999999999994209
1.74762499999999998401
1.73910000000000009024
1.76932500000000003659
1.80807500000000009877
1.82745000000000001883
1.66857499999999991935
1.54380000000000006111
1.80807500000000009877
1.65539999999999998259
1.66857499999999991935
1.65850000000000008527
1.76312500000000005329
1.62905000000000010907
1.79180000000000005933
1.82202500000000000568
1.69802499999999989555
1.63292499999999995985
1.62052499999999999325
1.67244999999999999218
1.56162500000000004086
1.51822499999999993570
1.85922499999999990550
1.69569999999999998508
1.73599999999999998757
1.74685000000000001386
1.59572500000000006004
1.56317499999999998117
1.78869999999999995666
1.66857499999999991935
1.78560000000000007603
1.79180000000000005933
1.82125000000000003553
1.76312500000000005329
1.72437499999999999112
1.73290000000000010694
];
KE4avg = mean(KE4);
PE4avg = mean(PE4);
sum4 = KE4avg + PE4avg

%U = 10
KE5  = [-2.81159999999999987708
-2.68109999999999981668
-2.89979999999999993321
-2.95489999999999986002
-2.71099999999999985434
-2.84730000000000016414
-3.06440000000000001279
-2.89630000000000009663
-2.89509999999999978471
-2.87639999999999984581
-3.10020000000000006679
-2.97169999999999978613
-2.81210000000000004405
-2.64840000000000008740
-2.90399999999999991473
-2.99140000000000005898
-2.69580000000000019611
-2.79599999999999981881
-2.71430000000000015703
-3.06950000000000011724
-3.08800000000000007816
-2.72929999999999983729
-2.71879999999999988347
-3.05330000000000012506
-2.89210000000000011511
-2.92180000000000017479
-2.77800000000000002487
-2.89389999999999991687
-2.84319999999999994955
-2.82560000000000011156
-2.78759999999999985576
-2.82460000000000022169
-2.78489999999999993108
-3.03180000000000005045
-2.96859999999999990550
-2.77850000000000019185
-2.91529999999999978044
-2.88079999999999980531
-2.95650000000000012790
-2.81040000000000000924
-2.88010000000000010445
-2.94770000000000020890
-2.83890000000000020108
-2.80589999999999983871
-2.82319999999999993179
-2.71119999999999983231
-2.90220000000000011298
-2.82750000000000012434
-2.97560000000000002274
-2.91650000000000009237
-2.80330000000000012506
-2.75220000000000020179
-2.85599999999999987210
-2.99869999999999992113
-2.89349999999999996092
-2.91950000000000020606
-2.79269999999999996021
-2.79490000000000016200
-2.95449999999999990408
-2.90940000000000020819
-2.73470000000000013074
-2.69589999999999996305
-2.90339999999999998082
-2.86269999999999980034
-2.69640000000000013003
-2.91509999999999980247
-2.68940000000000001279
-3.04439999999999999503
-2.74860000000000015419
-2.90370000000000016982
-2.85300000000000020250
-2.84739999999999993108
-3.01060000000000016485
-2.83139999999999991687
-3.02629999999999999005
-2.71039999999999992042
-2.70429999999999992610
-3.01549999999999984723
-2.88600000000000012079
-2.70389999999999997016
-2.90099999999999980105
-2.78160000000000007248
-2.78460000000000018616
-3.04820000000000002061
-2.98229999999999995097
-2.95449999999999990408
-2.88149999999999995026
-2.76670000000000015916
-2.82259999999999999787
-2.79300000000000014921
-3.04630000000000000782
-2.95570000000000021600
-2.87250000000000005329
-2.62400000000000011013
-2.77890000000000014779
-2.79499999999999992895
-3.01869999999999993889
-2.71410000000000017906
-2.86689999999999978186
-2.97489999999999987779
];
PE5 = [1.46599999999999996980
1.33899999999999996803
1.39599999999999990763
1.52400000000000002132
1.28499999999999992006
1.46399999999999996803
1.52600000000000002309
1.39599999999999990763
1.36000000000000009770
1.39399999999999990585
1.56200000000000005507
1.44599999999999995204
1.43100000000000004974
1.35400000000000009237
1.38100000000000000533
1.45700000000000007283
1.33699999999999996625
1.34400000000000008349
1.39599999999999990763
1.61800000000000010481
1.47399999999999997691
1.37799999999999989164
1.35000000000000008882
1.51000000000000000888
1.30899999999999994138
1.60699999999999998401
1.38900000000000001243
1.44500000000000006217
1.36400000000000010125
1.54200000000000003730
1.36600000000000010303
1.42399999999999993250
1.44500000000000006217
1.43500000000000005329
1.46199999999999996625
1.51400000000000001243
1.51000000000000000888
1.33099999999999996092
1.45199999999999995737
1.36400000000000010125
1.41900000000000003908
1.52800000000000002487
1.43700000000000005507
1.41199999999999992184
1.54299999999999992717
1.32299999999999995381
1.45599999999999996092
1.45599999999999996092
1.45700000000000007283
1.49199999999999999289
1.39700000000000001954
1.38599999999999989875
1.42599999999999993427
1.41500000000000003553
1.40999999999999992006
1.39999999999999991118
1.37500000000000000000
1.29200000000000003730
1.52499999999999991118
1.45300000000000006928
1.34499999999999997335
1.36800000000000010481
1.37700000000000000178
1.33000000000000007105
1.41300000000000003375
1.46500000000000007994
1.35299999999999998046
1.60299999999999998046
1.30899999999999994138
1.52200000000000001954
1.53899999999999992362
1.40999999999999992006
1.46300000000000007816
1.49599999999999999645
1.49599999999999999645
1.41799999999999992717
1.39199999999999990408
1.45799999999999996270
1.59099999999999996980
1.33099999999999996092
1.39500000000000001776
1.38700000000000001066
1.35800000000000009592
1.62999999999999989342
1.49199999999999999289
1.49500000000000010658
1.37900000000000000355
1.25699999999999989519
1.45500000000000007105
1.30600000000000004974
1.58400000000000007461
1.52200000000000001954
1.42300000000000004263
1.30699999999999993960
1.38900000000000001243
1.42300000000000004263
1.58000000000000007105
1.32200000000000006395
1.36699999999999999289
1.48100000000000009415
];
KE5avg = mean(KE5);
PE5avg = mean(PE5);
sum5 = KE5avg + PE5avg

sum_values = [sum0, sum1, sum2, sum3, sum4, sum5];

%Find standard deiation which will be used as error bars
KE0std = std(KE0);
KE1std = std(KE1);
KE2std = std(KE2);
KE3std = std(KE3);
KE4std = std(KE4);
KE5std = std(KE5);

PE0std = std(PE0);
PE1std = std(PE1);
PE2std = std(PE2);
PE3std = std(PE3);
PE4std = std(PE4);
PE5std = std(PE5);

totalstd0 = sqrt(KE0std^2 + PE0std^2);
totalstd1 = sqrt(KE1std^2 + PE1std^2);
totalstd2 = sqrt(KE2std^2 + PE2std^2);
totalstd3 = sqrt(KE3std^2 + PE3std^2);
totalstd4 = sqrt(KE4std^2 + PE4std^2);
totalstd5 = sqrt(KE5std^2 + PE5std^2);
totalstd = [totalstd0, totalstd1, totalstd2, totalstd3, totalstd4, totalstd5];

%Plotting the results
figure;
errorbar(U_values, sum_values, totalstd, 'x-', 'DisplayName', 'QMC Values','LineWidth', 1);
hold on;
plot(U_values, Theoretical_values, 'o', 'DisplayName', 'Theoretical Values','LineWidth', 2);
hold on;
xlabel('U/J');
ylabel('Energy');
title('Comparison of Theoretical 2x2 and QMC Values for L=N=3,U'' = 1000, beta = 5');
legend('Location', 'southeast'); % Set the legend location to bottom right
